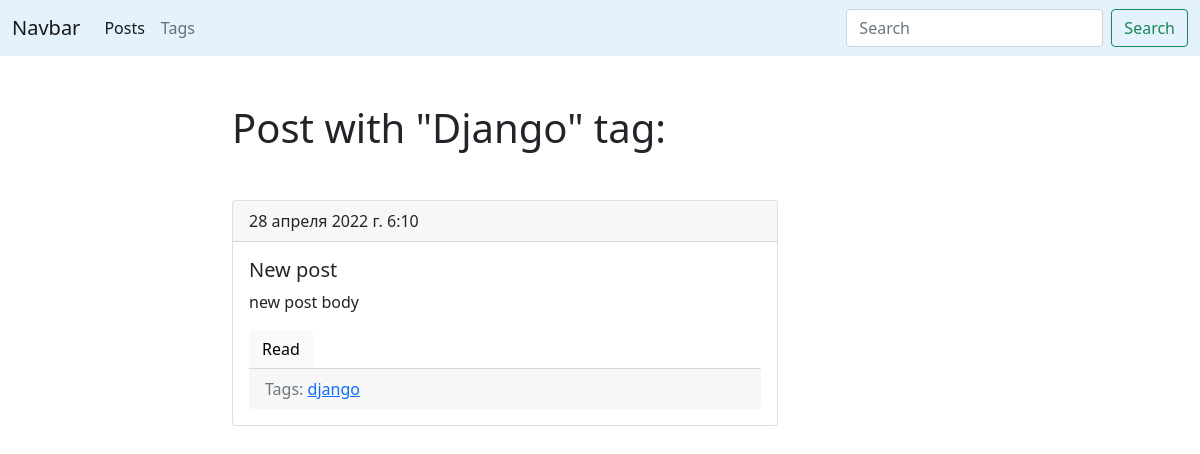
Before: /blog/tag/django/ with the older database file.
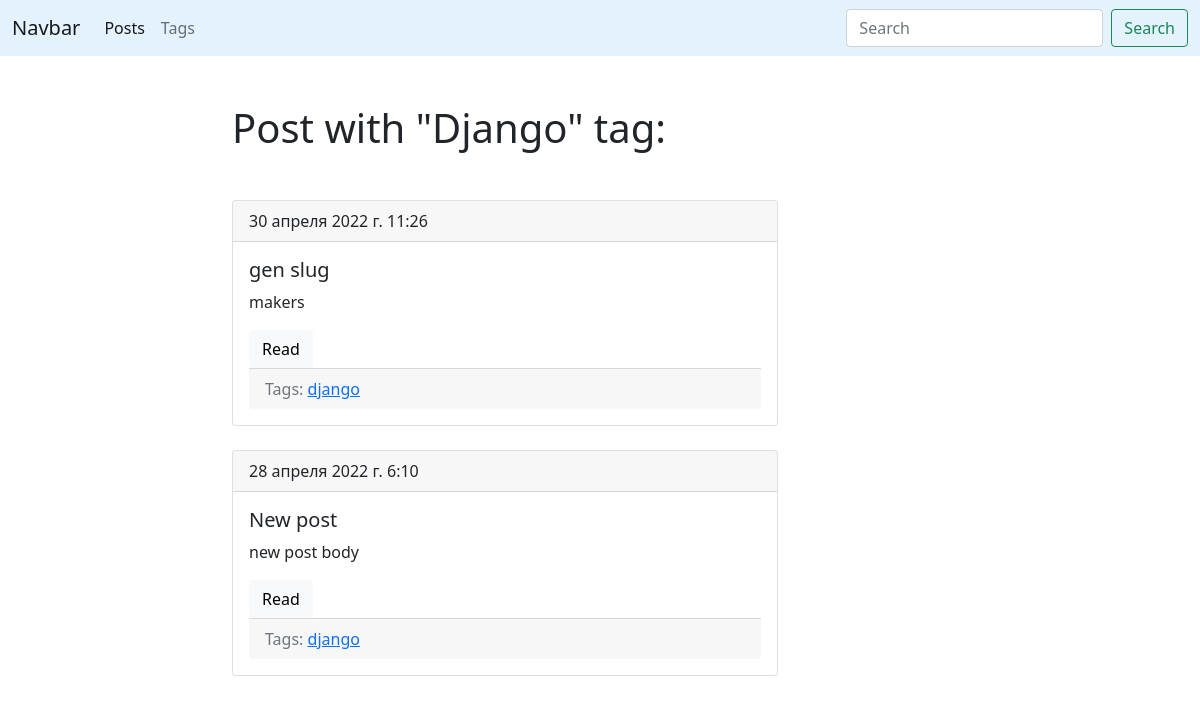
After: the same page with the newer database file.
### blog/models.py (models this page shows, shortened)
class Post(models.Model):
    title = models.CharField(max_length=150, db_index=True)
    slug = models.SlugField(max_length=150, blank=True, unique=True)
    body = models.TextField(blank=True, db_index=True)
    tags = models.ManyToManyField('Tag', blank=True, related_name='posts')
    date_pub = models.DateTimeField(auto_now_add=True)
    def get_absolute_url(self):
        return reverse('post_detail_url', kwargs={'slug': self.slug})
    class Meta:
        ordering = ['-date_pub']

class Tag(models.Model):
    title = models.CharField(max_length=50)
    slug = models.SlugField(max_length=50, unique=True)
    def get_absolute_url(self):
        return reverse('tag_detail_url', kwargs={'slug': self.slug})
    class Meta:
        ordering = ['title']

### blog/views.py (the view)
# urls.py: path('tag/<str:slug>/', TagDetail.as_view(), name='tag_detail_url'),
class TagDetail(ObjectDetailMixin, View):
    model = Tag
    template = 'blog/tag_detail.html'

### blog/utils.py (called while the page is built)
    def get(self, request, slug):
        obj = get_object_or_404(self.model, slug__iexact=slug)
        return render(request, self.template, {self.model.__name__.lower(): obj,
                                               'admin_object': obj,
                                               'detail': True})

### blog/templates/blog/tag_detail.html (shortened to what this page needs)
{% extends 'base.html' %}
{% block content %}
    <h1 class="mb-5">Post with "{{ tag.title|title }}" tag:</h1>
    {% for post in tag.posts.all %}
       {% include 'blog/includes/post_card_template.html' %}
    {% endfor %}
{% endblock %}

### blog/templates/blog/includes/post_card_template.html
 <div class="card mb-4">
    <div class="card-header">
        {{ post.date_pub }}
    </div>
    <div class="card-body">
        <h5 class="card-title">{{ post.title }}</h5>
        <p class="card-text">{{ post.body|truncatewords:15 }}</p>
        <a href="{{ post.get_absolute_url }}" class="btn btn-light">Read</a>
        <div class="card-footer text-muted">
             Tags:
            {% for tag in post.tags.all %}
                <a href="{{ tag.get_absolute_url }}">{{ tag.title }}</a>
            {% endfor %}
        </div>
    </div>
 </div>

Changed rows visible on the page:
added Post: date_pub "30 апреля 2022 г. 11:26", title "gen slug", body "makers", Tag (title "django")
